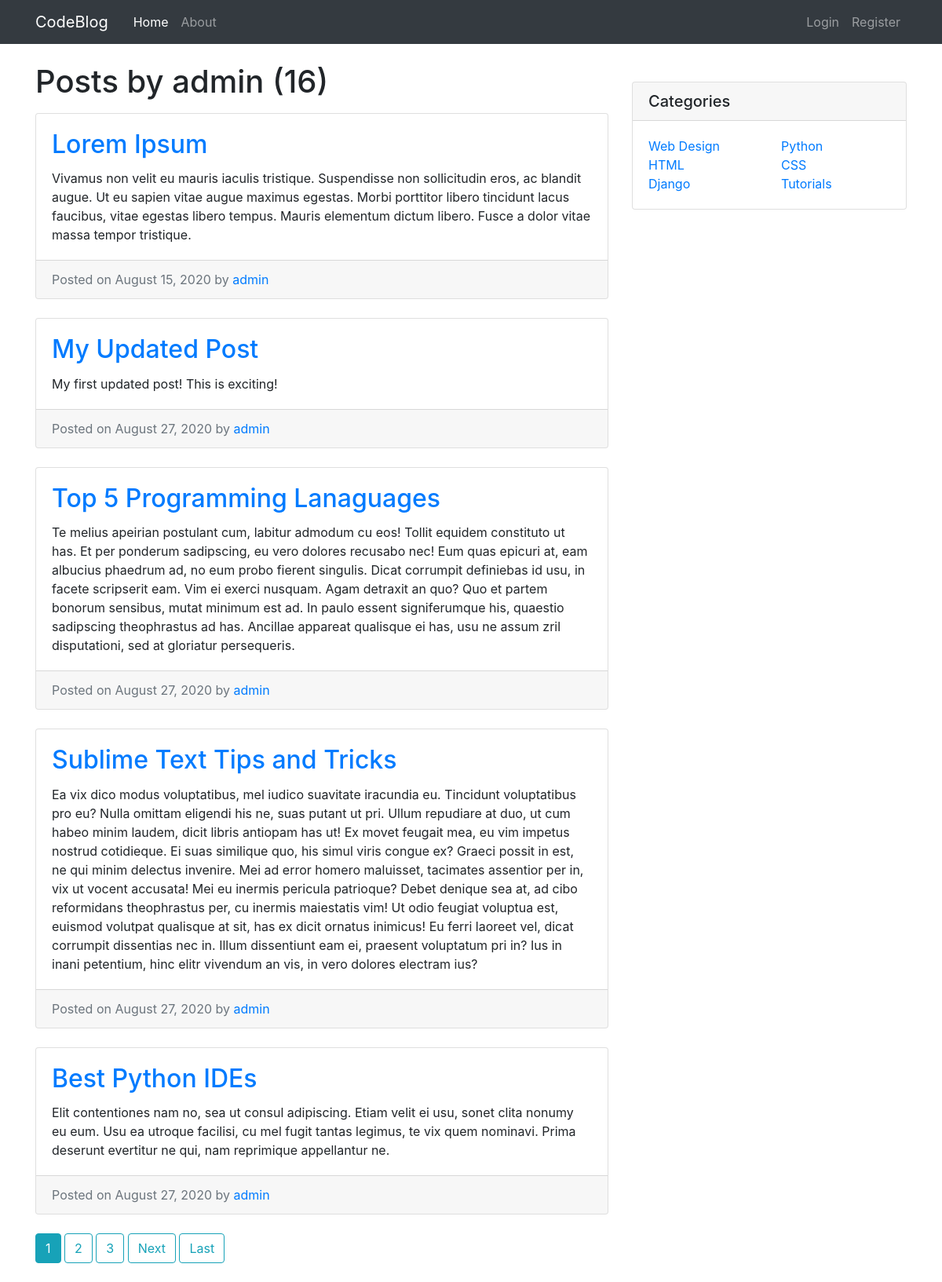
Screenshot of /user/admin/ with the database file from the repository.
### blog/models.py (models this page shows, shortened)
class Post(models.Model) :
    title = models.CharField(max_length=200)
    content = models.TextField()
    date_posted = models.DateTimeField(default=timezone.now)
    author = models.ForeignKey(User,on_delete=models.CASCADE)

### blog/views.py (the view)
# urls.py: path('user/<str:username>/',views.UserPostListView.as_view(),name='user-posts'),
class UserPostListView(ListView) :
    model = Post
    template_name = 'blog/user_posts.html'
    context_object_name='posts'
    paginate_by = 5
    def get_queryset(self) :
        user = get_object_or_404(User,username=self.kwargs.get('username'))
        return Post.objects.filter(author=user).order_by('date_posted')

### blog/templates/blog/user_posts.html (shortened to what this page needs)
{% extends 'blog/base.html' %}
{% block content %}
<h1 class="mb-3">Posts by {{ view.kwargs.username }} ({{page_obj.paginator.count}})</h1>
{% for post in posts %}
  <div class="card mb-4">
  <div class="card-body">
    <h2 class="card-title"><a href="{% url 'post-detail' post.id %}">{{post.title}}</a></h2>
    <p class="card-text">{{post.content}}</p>
  </div>
  <div class="card-footer text-muted">
    Posted on {{post.date_posted|date:'F j, Y'}} by
    <a href="{% url 'user-posts' post.author.username %}">{{post.author}}</a>
  </div>
  </div>
{% endfor %}
  {% if is_paginated %}
        {% for num in page_obj.paginator.page_range %}
          {% if page_obj.number == num %}
            <a class="btn btn-info mb-4" href="?page={{ num }}">{{ num }}</a>
          {% elif num > page_obj.number|add:'-3' and num < page_obj.number|add:'3' %}
            <a class="btn btn-outline-info mb-4" href="?page={{ num }}">{{ num }}</a>
          {% endif %}
        {% endfor %}
        {% if page_obj.has_next %}
          <a class="btn btn-outline-info mb-4" href="?page={{ page_obj.next_page_number }}">Next</a>
          <a class="btn btn-outline-info mb-4" href="?page={{ page_obj.paginator.num_pages }}">Last</a>
        {% endif %}
  {% endif %}
{% endblock %}

### blog/templates/blog/base.html (style rules this page uses)
body { padding-top: 80px; }

### rows the page displays
Post: title "Lorem Ipsum", content "Vivamus non velit eu mauris iaculis tristique. Suspendisse non sollicitudin eros, ac blandit augue. Ut eu sapien vitae augue maximus egestas. Morbi porttitor libero tincidunt lacus faucibus, vitae egestas libero tempus. Mauris elementum dictum libero. Fusce a dolor vitae massa tempor tristique.", date_posted "August 15, 2020", author "admin"
Post: title "My Updated Post", content "My first updated post! This is exciting!", date_posted "August 27, 2020", author "admin"
Post: title "Top 5 Programming Lanaguages", content "Te melius apeirian postulant cum, labitur admodum cu eos! Tollit equidem constituto ut has. Et per ponderum sadipscing, eu vero dolores recusabo nec! Eum quas epicuri at, eam albucius phaedrum ad, no eum probo fierent singulis. Dicat corrumpit definiebas id usu, in facete scripserit eam. Vim ei exerci nusquam. Agam detraxit an quo? Quo et partem bonorum sensibus, mutat minimum est ad. In paulo essent signiferumque his, quaestio sadipscing theophrastus ad has. Ancillae appareat qualisque ei has, usu ne assum zril disputationi, sed at gloriatur persequeris.", date_posted "August 27, 2020", author "admin"
Post: title "Sublime Text Tips and Tricks", content "Ea vix dico modus voluptatibus, mel iudico suavitate iracundia eu. Tincidunt voluptatibus pro eu? Nulla omittam eligendi his ne, suas putant ut pri. Ullum repudiare at duo, ut cum habeo minim laudem, dicit libris antiopam has ut! Ex movet feugait mea, eu vim impetus nostrud cotidieque. Ei suas similique quo, his simul viris congue ex? Graeci possit in est, ne qui minim delectus invenire. Mei ad error homero maluisset, tacimates assentior per in, vix ut vocent accusata! Mei eu inermis pericula patrioque? Debet denique sea at, ad cibo reformidans theophrastus per, cu inermis maiestatis vim! Ut odio feugiat voluptua est, euismod volutpat qualisque at sit, has ex dicit ornatus inimicus! Eu…", date_posted "August 27, 2020", author "admin"
Post: title "Best Python IDEs", content "Elit contentiones nam no, sea ut consul adipiscing. Etiam velit ei usu, sonet clita nonumy eu eum. Usu ea utroque facilisi, cu mel fugit tantas legimus, te vix quem nominavi. Prima deserunt evertitur ne qui, nam reprimique appellantur ne.", date_posted "August 27, 2020", author "admin"

### other values shown
{{ view.kwargs.username }} "admin"
{{ page_obj.paginator.count }} "16"
{{ num }} "1"
{{ num }} "2" "3"
